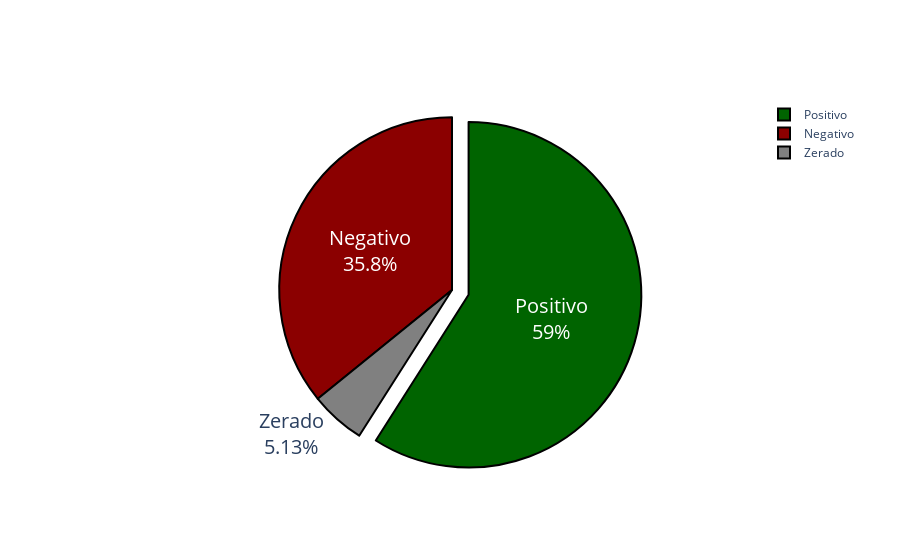

Notebook source saved alongside this figure:
### Markdown cell above
# Visualizando em percentual

### Code cell
grafico_pizza = go.Figure(
    data=go.Pie(
        values=lista_dados,
        labels=legenda,
        pull=[0.1, 0, 0],  # Destaca a primeira fatia
        textinfo='label+percent',
        marker=dict(colors=['#006400', '#808080', '#8B0000'])  # Verde escuro, cinza, vermelho escuro
    )
)

grafico_pizza.update_traces(
    hoverinfo='label+percent',
    textfont_size=20,
    marker=dict(
        line=dict(color='#000000', width=2)  # Linha preta ao redor das fatias
    )
)

grafico_pizza.show()

### Figure 1 — Plotly figure (JSON) as saved in the notebook; plotly's stock layout.template omitted (floating-point values rounded to 4 significant figures)
{"data": [{"hoverinfo": "label+percent", "labels": ["Positivo", "Zerado", "Negativo"], "marker": {"colors": ["#006400", "#808080", "#8B0000"], "line": {"color": "#000000", "width": 2}}, "pull": [0.1, 0, 0], "textfont": {"size": 20}, "textinfo": "label+percent", "type": "pie", "values": [5863, 510, 3560]}], "layout": {"autosize": true}}
